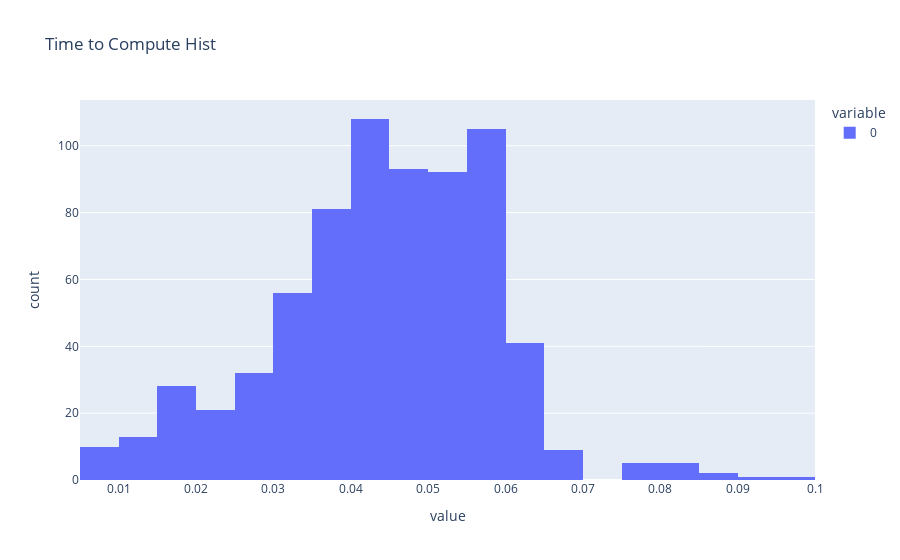

The notebook cell this image was saved under:
### Code cell
px.histogram(computeHist, title="Time to Compute Hist")

### Figure 1 — Plotly figure (JSON) as saved in the notebook; plotly's stock layout.template omitted (floating-point values rounded to 4 significant figures; data arrays with more than 128 entries replaced by an {"elided": "..."} marker saying what was removed)
{"data": [{"alignmentgroup": "True", "bingroup": "x", "hovertemplate": "variable=0<br>value=%{x}<br>count=%{y}<extra></extra>", "legendgroup": "0", "marker": {"color": "#636efa", "pattern": {"shape": ""}}, "name": "0", "offsetgroup": "0", "orientation": "v", "showlegend": true, "type": "histogram", "x": {"elided": "703 float values"}, "xaxis": "x", "yaxis": "y"}], "layout": {"barmode": "relative", "legend": {"title": {"text": "variable"}, "tracegroupgap": 0}, "title": {"text": "Time to Compute Hist"}, "xaxis": {"anchor": "y", "domain": [0, 1], "title": {"text": "value"}}, "yaxis": {"anchor": "x", "domain": [0, 1], "title": {"text": "count"}}}}
